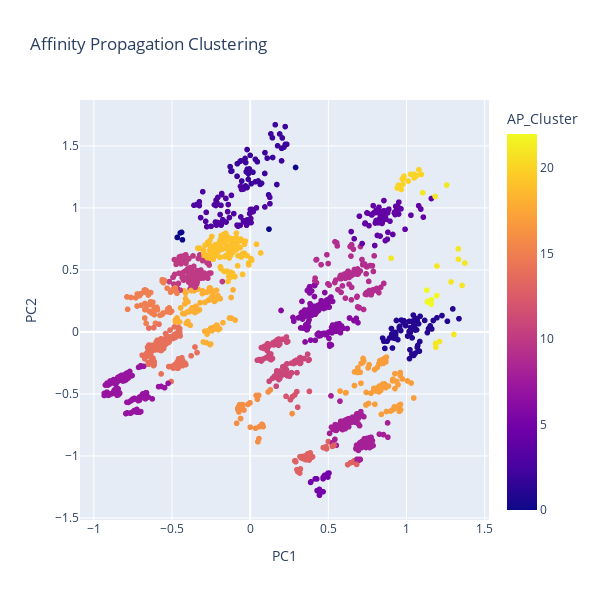

Notebook code cell kept with this figure:
### Code cell
from sklearn.cluster import AffinityPropagation

# Apply Affinity Propagation clustering
affinity_propagation = AffinityPropagation(damping=0.85, max_iter=50, convergence_iter=5)
components_df['AP_Cluster'] = affinity_propagation.fit_predict(components_df)
fig = px.scatter(components_df, x="PC1", y="PC2", color="AP_Cluster",
                    title="Affinity Propagation Clustering")
fig.show()
exportImage(fig, "Affinity Propagation Clustering")

### Figure 1 — Plotly figure (JSON) as saved in the notebook; plotly's stock layout.template omitted (floating-point values rounded to 4 significant figures; data arrays with more than 128 entries replaced by an {"elided": "..."} marker saying what was removed)
{"data": [{"hovertemplate": "PC1=%{x}<br>PC2=%{y}<br>AP_Cluster=%{marker.color}<extra></extra>", "legendgroup": "", "marker": {"color": {"elided": "2421 int values"}, "coloraxis": "coloraxis", "symbol": "circle"}, "mode": "markers", "name": "", "showlegend": false, "type": "scattergl", "x": {"elided": "2421 float values"}, "xaxis": "x", "y": {"elided": "2421 float values"}, "yaxis": "y"}], "layout": {"coloraxis": {"colorbar": {"title": {"text": "AP_Cluster"}}, "colorscale": [[0, "#0d0887"], [0.1111, "#46039f"], [0.2222, "#7201a8"], [0.3333, "#9c179e"], [0.4444, "#bd3786"], [0.5556, "#d8576b"], [0.6667, "#ed7953"], [0.7778, "#fb9f3a"], [0.8889, "#fdca26"], [1, "#f0f921"]]}, "height": 600, "legend": {"tracegroupgap": 0}, "title": {"text": "Affinity Propagation Clustering"}, "width": 600, "xaxis": {"anchor": "y", "domain": [0, 1], "title": {"text": "PC1"}}, "yaxis": {"anchor": "x", "domain": [0, 1], "title": {"text": "PC2"}}}}
